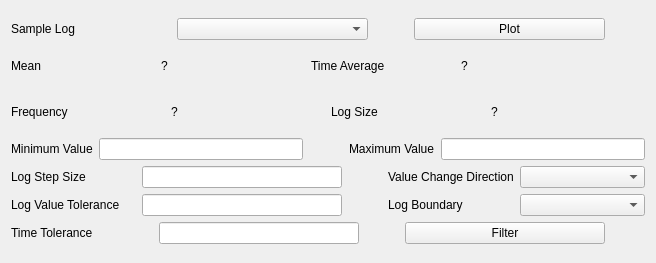
            <widget class="QWidget" name="scrollAreaWidgetContents">
             <property name="geometry">
              <rect>
               <x>0</x>
               <y>0</y>
               <width>656</width>
               <height>263</height>
              </rect>
             </property>
             <layout class="QGridLayout" name="gridLayout_5">
              <item row="0" column="0">
               <layout class="QVBoxLayout" name="verticalLayout_2">
                <item>
                 <layout class="QHBoxLayout" name="horizontalLayout_8">
                  <item>
                   <widget class="QLabel" name="label_7">
                    <property name="maximumSize">
                     <size>
                      <width>160</width>
                      <height>40</height>
                     </size>
                    </property>
                    <property name="text">
                     <string>Sample Log</string>
                    </property>
                   </widget>
                  </item>
                  <item>
                   <widget class="QComboBox" name="comboBox_2"/>
                  </item>
                  <item>
                   <spacer name="horizontalSpacer_14">
                    <property name="orientation">
                     <enum>Qt::Horizontal</enum>
                    </property>
                    <property name="sizeType">
                     <enum>QSizePolicy::Preferred</enum>
                    </property>
                    <property name="sizeHint" stdset="0">
                     <size>
                      <width>40</width>
                      <height>20</height>
                     </size>
                    </property>
                   </spacer>
                  </item>
                  <item>
                   <widget class="QPushButton" name="pushButton_4">
                    <property name="text">
                     <string>Plot</string>
                    </property>
                   </widget>
                  </item>
                  <item>
                   <spacer name="horizontalSpacer_24">
                    <property name="orientation">
                     <enum>Qt::Horizontal</enum>
                    </property>
                    <property name="sizeType">
                     <enum>QSizePolicy::Preferred</enum>
                    </property>
                    <property name="sizeHint" stdset="0">
                     <size>
                      <width>40</width>
                      <height>20</height>
                     </size>
                    </property>
                   </spacer>
                  </item>
                 </layout>
                </item>
                <item>
                 <layout class="QHBoxLayout" name="horizontalLayout_9">
                  <item>
                   <widget class="QLabel" name="label_mean">
                    <property name="maximumSize">
                     <size>
                      <width>160</width>
                      <height>40</height>
                     </size>
                    </property>
                    <property name="text">
                     <string>Mean</string>
                    </property>
                   </widget>
                  </item>
                  <item>
                   <widget class="QLabel" name="label_meanvalue">
                    <property name="maximumSize">
                     <size>
                      <width>16777215</width>
                      <height>40</height>
                     </size>
                    </property>
                    <property name="text">
                     <string>?</string>
                    </property>
                   </widget>
                  </item>
                  <item>
                   <widget class="QLabel" name="label_avg">
                    <property name="maximumSize">
                     <size>
                      <width>160</width>
                      <height>40</height>
                     </size>
                    </property>
                    <property name="text">
                     <string>Time Average</string>
                    </property>
                   </widget>
                  </item>
                  <item>
                   <widget class="QLabel" name="label_timeAvgValue">
                    <property name="maximumSize">
                     <size>
                      <width>16777215</width>
                      <height>40</height>
                     </size>
                    </property>
                    <property name="text">
                     <string>?</string>
                    </property>
                   </widget>
                  </item>
                  <item>
                   <spacer name="horizontalSpacer_26">
                    <property name="orientation">
                     <enum>Qt::Horizontal</enum>
                    </property>
                    <property name="sizeType">
                     <enum>QSizePolicy::Preferred</enum>
                    </property>
                    <property name="sizeHint" stdset="0">
                     <size>
                      <width>40</width>
                      <height>20</height>
                     </size>
                    </property>
                   </spacer>
                  </item>
                 </layout>
                </item>
                <item>
                 <layout class="QHBoxLayout" name="horizontalLayout_10">
                  <item>
                   <widget class="QLabel" name="label_freq">
                    <property name="maximumSize">
                     <size>
                      <width>160</width>
                      <height>40</height>
                     </size>
                    </property>
                    <property name="text">
                     <string>Frequency</string>
                    </property>
                   </widget>
                  </item>
                  <item>
                   <widget class="QLabel" name="label_freqValue">
                    <property name="maximumSize">
                     <size>
                      <width>16777215</width>
                      <height>40</height>
                     </size>
                    </property>
                    <property name="text">
                     <string>?</string>
                    </property>
                   </widget>
                  </item>
                  <item>
                   <widget class="QLabel" name="label_logsize">
                    <property name="maximumSize">
                     <size>
                      <width>160</width>
                      <height>40</height>
                     </size>
                    </property>
                    <property name="text">
                     <string>Log Size</string>
                    </property>
                   </widget>
                  </item>
                  <item>
                   <widget class="QLabel" name="label_logsizevalue">
                    <property name="maximumSize">
                     <size>
                      <width>16777215</width>
                      <height>40</height>
                     </size>
                    </property>
                    <property name="text">
                     <string>?</string>
                    </property>
                   </widget>
                  </item>
                 </layout>
                </item>
                <item>
                 <layout class="QHBoxLayout" name="horizontalLayout_11">
                  <item>
                   <widget class="QLabel" name="label_8">
                    <property name="text">
                     <string>Minimum Value</string>
                    </property>
                   </widget>
                  </item>
                  <item>
                   <widget class="QLineEdit" name="lineEdit_5"/>
                  </item>
                  <item>
                   <spacer name="horizontalSpacer_15">
                    <property name="orientation">
                     <enum>Qt::Horizontal</enum>
                    </property>
                    <property name="sizeType">
                     <enum>QSizePolicy::Preferred</enum>
                    </property>
                    <property name="sizeHint" stdset="0">
                     <size>
                      <width>40</width>
                      <height>20</height>
                     </size>
                    </property>
                   </spacer>
                  </item>
                  <item>
                   <widget class="QLabel" name="label_9">
                    <property name="text">
                     <string>Maximum Value</string>
                    </property>
                   </widget>
                  </item>
                  <item>
                   <widget class="QLineEdit" name="lineEdit_6"/>
                  </item>
                 </layout>
                </item>
                <item>
                 <layout class="QHBoxLayout" name="horizontalLayout_12">
                  <item>
                   <widget class="QLabel" name="label_10">
                    <property name="maximumSize">
                     <size>
                      <width>160</width>
                      <height>16777215</height>
                     </size>
                    </property>
                    <property name="text">
                     <string>Log Step Size</string>
                    </property>
                   </widget>
                  </item>
                  <item>
                   <widget class="QLineEdit" name="lineEdit_7">
                    <property name="maximumSize">
                     <size>
                      <width>200</width>
                      <height>16777215</height>
                     </size>
                    </property>
                   </widget>
                  </item>
                  <item>
                   <spacer name="horizontalSpacer_16">
                    <property name="orientation">
                     <enum>Qt::Horizontal</enum>
                    </property>
                    <property name="sizeType">
                     <enum>QSizePolicy::Preferred</enum>
                    </property>
                    <property name="sizeHint" stdset="0">
                     <size>
                      <width>40</width>
                      <height>20</height>
                     </size>
                    </property>
                   </spacer>
                  </item>
                  <item>
                   <widget class="QLabel" name="label_11">
                    <property name="maximumSize">
                     <size>
                      <width>200</width>
                      <height>16777215</height>
                     </size>
                    </property>
                    <property name="text">
                     <string>Value Change Direction</string>
                    </property>
                   </widget>
                  </item>
                  <item>
                   <widget class="QComboBox" name="comboBox_4"/>
                  </item>
                 </layout>
                </item>
                <item>
                 <layout class="QHBoxLayout" name="horizontalLayout_13">
                  <item>
                   <widget class="QLabel" name="label_19">
                    <property name="maximumSize">
                     <size>
                      <width>160</width>
                      <height>16777215</height>
                     </size>
                    </property>
                    <property name="text">
                     <string>Log Value Tolerance</string>
                    </property>
                   </widget>
                  </item>
                  <item>
                   <widget class="QLineEdit" name="lineEdit_8">
                    <property name="maximumSize">
                     <size>
                      <width>200</width>
                      <height>16777215</height>
                     </size>
                    </property>
                   </widget>
                  </item>
                  <item>
                   <spacer name="horizontalSpacer_17">
                    <property name="orientation">
                     <enum>Qt::Horizontal</enum>
                    </property>
                    <property name="sizeType">
                     <enum>QSizePolicy::Preferred</enum>
                    </property>
                    <property name="sizeHint" stdset="0">
                     <size>
                      <width>40</width>
                      <height>20</height>
                     </size>
                    </property>
                   </spacer>
                  </item>
                  <item>
                   <widget class="QLabel" name="label_21">
                    <property name="maximumSize">
                     <size>
                      <width>200</width>
                      <height>16777215</height>
                     </size>
                    </property>
                    <property name="text">
                     <string>Log Boundary</string>
                    </property>
                   </widget>
                  </item>
                  <item>
                   <widget class="QComboBox" name="comboBox_5"/>
                  </item>
                 </layout>
                </item>
                <item>
                 <layout class="QHBoxLayout" name="horizontalLayout_14">
                  <item>
                   <widget class="QLabel" name="label_20">
                    <property name="maximumSize">
                     <size>
                      <width>160</width>
                      <height>16777215</height>
                     </size>
                    </property>
                    <property name="text">
                     <string>Time Tolerance</string>
                    </property>
                   </widget>
                  </item>
                  <item>
                   <widget class="QLineEdit" name="lineEdit_9">
                    <property name="maximumSize">
                     <size>
                      <width>200</width>
                      <height>16777215</height>
                     </size>
                    </property>
                   </widget>
                  </item>
                  <item>
                   <spacer name="horizontalSpacer_18">
                    <property name="orientation">
                     <enum>Qt::Horizontal</enum>
                    </property>
                    <property name="sizeType">
                     <enum>QSizePolicy::Preferred</enum>
                    </property>
                    <property name="sizeHint" stdset="0">
                     <size>
                      <width>40</width>
                      <height>20</height>
                     </size>
                    </property>
                   </spacer>
                  </item>
                  <item>
                   <widget class="QPushButton" name="pushButton_filterLog">
                    <property name="minimumSize">
                     <size>
                      <width>200</width>
                      <height>0</height>
                     </size>
                    </property>
                    <property name="maximumSize">
                     <size>
                      <width>200</width>
                      <height>16777215</height>
                     </size>
                    </property>
                    <property name="text">
                     <string>Filter</string>
                    </property>
                   </widget>
                  </item>
                  <item>
                   <spacer name="horizontalSpacer_23">
                    <property name="orientation">
                     <enum>Qt::Horizontal</enum>
                    </property>
                    <property name="sizeType">
                     <enum>QSizePolicy::Preferred</enum>
                    </property>
                    <property name="sizeHint" stdset="0">
                     <size>
                      <width>40</width>
                      <height>20</height>
                     </size>
                    </property>
                   </spacer>
                  </item>
                 </layout>
                </item>
               </layout>
              </item>
             </layout>
            </widget>
